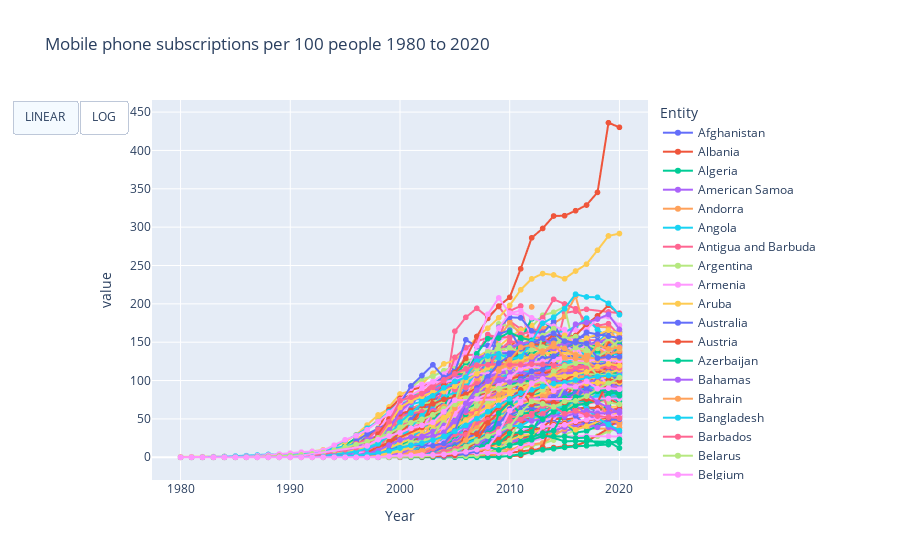

Notebook cell for this chart:
### Code cell
# Mobile Phone Subscription Users per 100 people
fig = px.line(df,x='Year',y=['Cellular Subscription'],color='Entity',markers=True,title='Mobile phone subscriptions per 100 people 1980 to 2020')
fig.update_layout(
    hovermode='x unified',
    updatemenus=[
        dict(
            type = "buttons",
            direction = "left",
            buttons=list([
                dict(
                    args=[{"yaxis.type": "linear"}],
                    label="LINEAR",
                    method="relayout"
                ),
                dict(
                    args=[{"yaxis.type": "log"}],
                    label="LOG",
                    method="relayout"
                )
            ]),
        ),
    ]
)
fig.show()
